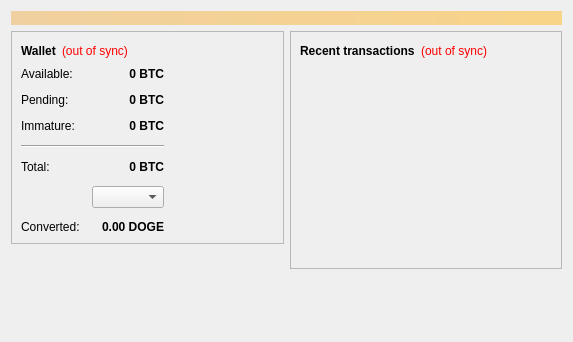
<?xml version="1.0" encoding="UTF-8"?>
<ui version="4.0">
 <class>OverviewPage</class>
 <widget class="QWidget" name="OverviewPage">
  <property name="geometry">
   <rect>
    <x>0</x>
    <y>0</y>
    <width>573</width>
    <height>342</height>
   </rect>
  </property>
  <property name="windowTitle">
   <string>Form</string>
  </property>
  <layout class="QVBoxLayout" name="topLayout">
   <item>
    <widget class="QLabel" name="labelAlerts">
     <property name="visible">
      <bool>false</bool>
     </property>
     <property name="styleSheet">
      <string notr="true">background-color: qlineargradient(x1: 0, y1: 0, x2: 1, y2: 0, stop:0 #F0D0A0, stop:1 #F8D488); color:#000000;</string>
     </property>
     <property name="wordWrap">
      <bool>true</bool>
     </property>
     <property name="margin">
      <number>3</number>
     </property>
    </widget>
   </item>
   <item>
    <layout class="QHBoxLayout" name="horizontalLayout" stretch="1,1">
     <item>
      <layout class="QVBoxLayout" name="verticalLayout_2">
       <item>
        <widget class="QFrame" name="frame">
         <property name="frameShape">
          <enum>QFrame::StyledPanel</enum>
         </property>
         <property name="frameShadow">
          <enum>QFrame::Raised</enum>
         </property>
         <layout class="QVBoxLayout" name="verticalLayout_4">
          <item>
           <layout class="QHBoxLayout" name="horizontalLayout_4">
            <item>
             <widget class="QLabel" name="label_5">
              <property name="font">
               <font>
                <weight>75</weight>
                <bold>true</bold>
               </font>
              </property>
              <property name="text">
               <string>Wallet</string>
              </property>
             </widget>
            </item>
            <item>
             <widget class="QLabel" name="labelWalletStatus">
              <property name="toolTip">
               <string>The displayed information may be out of date. Your wallet automatically synchronizes with the Dogecoin network after a connection is established, but this process has not completed yet.</string>
              </property>
              <property name="styleSheet">
               <string notr="true">QLabel { color: red; }</string>
              </property>
              <property name="text">
               <string notr="true">(out of sync)</string>
              </property>
              <property name="alignment">
               <set>Qt::AlignLeading|Qt::AlignLeft|Qt::AlignVCenter</set>
              </property>
             </widget>
            </item>
            <item>
             <spacer name="horizontalSpacer_2">
              <property name="orientation">
               <enum>Qt::Horizontal</enum>
              </property>
              <property name="sizeHint" stdset="0">
               <size>
                <width>40</width>
                <height>20</height>
               </size>
              </property>
             </spacer>
            </item>
           </layout>
          </item>
          <item>
          <layout class="QHBoxLayout" name="horizontalLayout_3">
           <item>
           <layout class="QFormLayout" name="formLayout_2">
            <property name="fieldGrowthPolicy">
             <enum>QFormLayout::AllNonFixedFieldsGrow</enum>
            </property>
            <property name="horizontalSpacing">
             <number>12</number>
            </property>
            <property name="verticalSpacing">
             <number>12</number>
            </property>
            <item row="0" column="0">
             <widget class="QLabel" name="label">
              <property name="text">
               <string>Available:</string>
              </property>
             </widget>
            </item>
            <item row="0" column="1">
             <widget class="QLabel" name="labelBalance">
              <property name="font">
               <font>
                <weight>75</weight>
                <bold>true</bold>
               </font>
              </property>
              <property name="cursor">
               <cursorShape>IBeamCursor</cursorShape>
              </property>
              <property name="toolTip">
               <string>Your current spendable balance</string>
              </property>
              <property name="text">
               <string notr="true">0 BTC</string>
              </property>
              <property name="alignment">
               <set>Qt::AlignRight|Qt::AlignTrailing|Qt::AlignVCenter</set>
              </property>
              <property name="textInteractionFlags">
               <set>Qt::LinksAccessibleByMouse|Qt::TextSelectableByKeyboard|Qt::TextSelectableByMouse</set>
              </property>
             </widget>
            </item>
            <item row="1" column="0">
             <widget class="QLabel" name="label_3">
              <property name="text">
               <string>Pending:</string>
              </property>
             </widget>
            </item>
            <item row="1" column="1">
             <widget class="QLabel" name="labelUnconfirmed">
              <property name="font">
               <font>
                <weight>75</weight>
                <bold>true</bold>
               </font>
              </property>
              <property name="cursor">
               <cursorShape>IBeamCursor</cursorShape>
              </property>
              <property name="toolTip">
               <string>Total of transactions that have yet to be confirmed, and do not yet count toward the spendable balance</string>
              </property>
              <property name="text">
               <string notr="true">0 BTC</string>
              </property>
              <property name="alignment">
               <set>Qt::AlignRight|Qt::AlignTrailing|Qt::AlignVCenter</set>
              </property>
              <property name="textInteractionFlags">
               <set>Qt::LinksAccessibleByMouse|Qt::TextSelectableByKeyboard|Qt::TextSelectableByMouse</set>
              </property>
             </widget>
            </item>
            <item row="2" column="0">
             <widget class="QLabel" name="labelImmatureText">
              <property name="text">
               <string>Immature:</string>
              </property>
             </widget>
            </item>
            <item row="2" column="1">
             <widget class="QLabel" name="labelImmature">
              <property name="font">
               <font>
                <weight>75</weight>
                <bold>true</bold>
               </font>
              </property>
              <property name="toolTip">
               <string>Mined balance that has not yet matured</string>
              </property>
              <property name="text">
               <string notr="true">0 BTC</string>
              </property>
              <property name="alignment">
               <set>Qt::AlignRight|Qt::AlignTrailing|Qt::AlignVCenter</set>
              </property>
              <property name="textInteractionFlags">
               <set>Qt::LinksAccessibleByMouse|Qt::TextSelectableByKeyboard|Qt::TextSelectableByMouse</set>
              </property>
             </widget>
            </item>
            <item row="4" column="0">
             <widget class="QLabel" name="labelTotalText">
              <property name="text">
               <string>Total:</string>
              </property>
             </widget>
            </item>
            <item row="4" column="1">
             <widget class="QLabel" name="labelTotal">
              <property name="font">
               <font>
                <weight>75</weight>
                <bold>true</bold>
               </font>
              </property>
              <property name="cursor">
               <cursorShape>IBeamCursor</cursorShape>
              </property>
              <property name="toolTip">
               <string>Your current total balance</string>
              </property>
              <property name="text">
               <string notr="true">0 BTC</string>
              </property>
              <property name="alignment">
               <set>Qt::AlignRight|Qt::AlignTrailing|Qt::AlignVCenter</set>
              </property>
              <property name="textInteractionFlags">
               <set>Qt::LinksAccessibleByMouse|Qt::TextSelectableByKeyboard|Qt::TextSelectableByMouse</set>
              </property>
             </widget>
            </item>
            <item row="3" column="0" colspan="2">
             <widget class="Line" name="line">
              <property name="orientation">
               <enum>Qt::Horizontal</enum>
              </property>
             </widget>
            </item>

            <!-- Feature 2 - test -->
            <item row="5" column="1">
             <widget class="QValueComboBox" name="currencyComboBox"></widget>
            </item>
            <item row="6" column="0">
             <widget class="QLabel" name="labelConverted">
              <property name="text">
               <string>Converted:</string>
              </property>
             </widget>
            </item>
            <item row="6" column="1">
              <widget class="QLabel" name="labelConvertedValue">
              <property name="font">
               <font>
                <weight>75</weight>
                <bold>true</bold>
               </font>
              </property>
              <property name="toolTip">
               <string>Your converted current total balance</string>
              </property>
              <property name="text">
               <string notr="true">0.00 DOGE</string>
              </property>
              <property name="alignment">
               <set>Qt::AlignRight|Qt::AlignTrailing|Qt::AlignVCenter</set>
              </property>
              <property name="textInteractionFlags">
               <set>Qt::LinksAccessibleByMouse|Qt::TextSelectableByKeyboard|Qt::TextSelectableByMouse</set>
              </property>
             </widget>
            </item>
            <!--  -->

           </layout>
          </item>
            <item>
             <spacer name="horizontalSpacer_3">
              <property name="orientation">
               <enum>Qt::Horizontal</enum>
              </property>
              <property name="sizeHint" stdset="0">
               <size>
                <width>40</width>
                <height>20</height>
               </size>
              </property>
             </spacer>
            </item>
           </layout>
          </item>
         </layout>
        </widget>
       </item>
       <item>
        <spacer name="verticalSpacer">
         <property name="orientation">
          <enum>Qt::Vertical</enum>
         </property>
         <property name="sizeHint" stdset="0">
          <size>
           <width>20</width>
           <height>40</height>
          </size>
         </property>
        </spacer>
       </item>
       <item>
        <widget class="QLabel" name="label_wallet_bgcoin">
         <property name="text">
          <string/>
         </property>
         <property name="pixmap">
          <pixmap resource="../dogecoin.qrc">:/images/wallet_bgcoin</pixmap>
         </property>
         <property name="scaledContents">
          <bool>false</bool>
         </property>
         <property name="alignment">
          <set>Qt::AlignCenter</set>
         </property>
         <property name="margin">
          <number>-2</number>
         </property>
        </widget>
       </item>
      </layout>
     </item>
     <item>
      <layout class="QVBoxLayout" name="verticalLayout_3">
       <item>
        <widget class="QFrame" name="frame_2">
         <property name="frameShape">
          <enum>QFrame::StyledPanel</enum>
         </property>
         <property name="frameShadow">
          <enum>QFrame::Raised</enum>
         </property>
         <layout class="QVBoxLayout" name="verticalLayout">
          <item>
           <layout class="QHBoxLayout" name="horizontalLayout_2">
            <item>
             <widget class="QLabel" name="label_4">
              <property name="text">
               <string>&lt;b&gt;Recent transactions&lt;/b&gt;</string>
              </property>
             </widget>
            </item>
            <item>
             <widget class="QLabel" name="labelTransactionsStatus">
              <property name="toolTip">
               <string>The displayed information may be out of date. Your wallet automatically synchronizes with the Dogecoin network after a connection is established, but this process has not completed yet.</string>
              </property>
              <property name="styleSheet">
               <string notr="true">QLabel { color: red; }</string>
              </property>
              <property name="text">
               <string notr="true">(out of sync)</string>
              </property>
              <property name="alignment">
               <set>Qt::AlignRight|Qt::AlignTrailing|Qt::AlignVCenter</set>
              </property>
             </widget>
            </item>
            <item>
             <spacer name="horizontalSpacer">
              <property name="orientation">
               <enum>Qt::Horizontal</enum>
              </property>
              <property name="sizeHint" stdset="0">
               <size>
                <width>40</width>
                <height>20</height>
               </size>
              </property>
             </spacer>
            </item>
           </layout>
          </item>
          <item>
           <widget class="QListView" name="listTransactions">
            <property name="styleSheet">
             <string notr="true">QListView { background: transparent; }</string>
            </property>
            <property name="frameShape">
             <enum>QFrame::NoFrame</enum>
            </property>
            <property name="verticalScrollBarPolicy">
             <enum>Qt::ScrollBarAlwaysOff</enum>
            </property>
            <property name="horizontalScrollBarPolicy">
             <enum>Qt::ScrollBarAlwaysOff</enum>
            </property>
            <property name="selectionMode">
             <enum>QAbstractItemView::NoSelection</enum>
            </property>
           </widget>
          </item>
         </layout>
        </widget>
       </item>
       <item>
        <spacer name="verticalSpacer_2">
         <property name="orientation">
          <enum>Qt::Vertical</enum>
         </property>
         <property name="sizeHint" stdset="0">
          <size>
           <width>20</width>
           <height>40</height>
          </size>
         </property>
        </spacer>
       </item>
      </layout>
     </item>
    </layout>
   </item>
  </layout>
 </widget>
 <!-- Feature 2 - test -->
 <customwidgets>
 <customwidget>
   <class>QValueComboBox</class>
   <extends>QComboBox</extends>
   <header>qvaluecombobox.h</header>
 </customwidget>
 </customwidgets>
 <!-- Feature 2 - test end -->
 <resources/>
 <connections/>
</ui>
